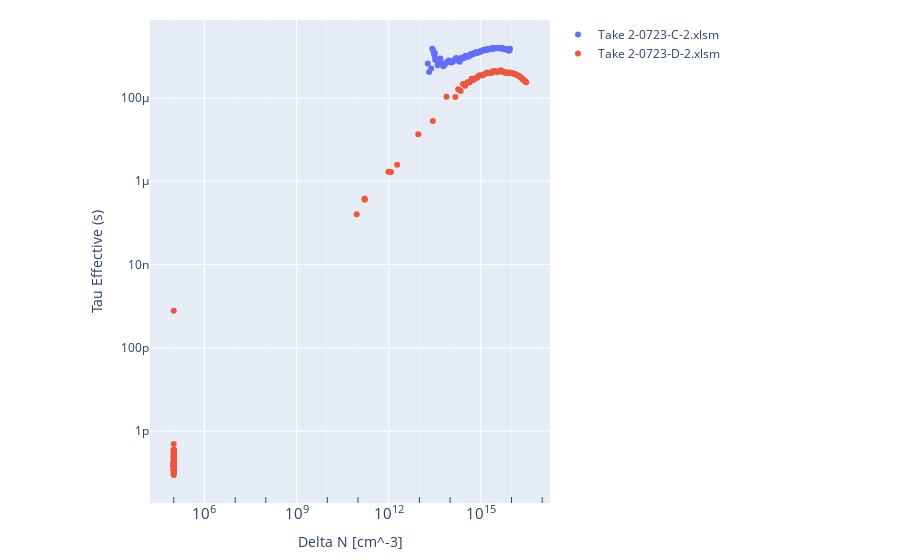

Notebook code cell kept with this figure:
### Markdown cell above
### Plot all of the lifetimes into a single plot that allows exploring the data.
If you get errors here it is likely some of the Excel Sinton files are corrupted or are using an older version of the software.

### Code cell
df_lib = {}# library of all the data_frames lodaded

# Create a Plotly figure with subplots
fig = make_subplots()
fig.update_xaxes(type='log',exponentformat = 'power'); fig.update_yaxes(type='log')
fig.update_xaxes(minor=dict(ticks="inside", ticklen=6, showgrid=True))
fig.update_xaxes(title_text="Delta N [cm^-3]"); fig.update_yaxes(title_text="Tau Effective (s)")

for file_name in excel_files:
    print("reading: ",file_name)
    file_path = os.path.join(folder_path, file_name)
    df1=pd.read_excel(file_path ,sheet_name='RawData')
    df3=pd.read_excel(file_path, sheet_name='User',nrows=1,header=4)

    #create a new dataframe that has all information of a single sample in it.
    trunc_ix=3; #remove the first and last 3 values of the lifetime plot.
    df = pd.DataFrame({df3.iloc[0,0]:#sample name
        [df3.iloc[0,1],#thickness in cm
        df3.iloc[0,2],#resisitivity in ohm.cm
        df3.iloc[0,3],#Si type
        df1['Minority Carrier Density'].iloc[trunc_ix:-trunc_ix],#iloc[4]: Delta_n
        df1['Tau (sec)'].iloc[trunc_ix:-trunc_ix],#iloc[5]: Teff
        df1['Implied Voc'].iloc[trunc_ix:-trunc_ix],#iloc[6]: iVoc
        df1['Implied Suns'].iloc[trunc_ix:-trunc_ix]]})#iloc[7]: iSuns
    
    df_lib[file_name]=df
    sample_name=df.columns[0]
    delta_n=df.iloc[3,0]
    tau_eff=df.iloc[4,0]
    fig.add_trace(go.Scatter(x=delta_n, y=tau_eff, mode='markers', name=file_name))

fig.update_layout(
    margin=dict(l=150, r=350, t=20, b=20),
    paper_bgcolor="white",
)
fig.show()
